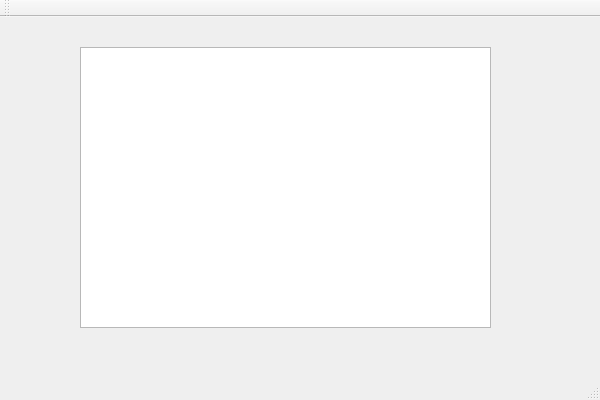
<?xml version="1.0" encoding="UTF-8"?>
<ui version="4.0">
 <class>QtKnxDesignerClass</class>
 <widget class="QMainWindow" name="QtKnxDesignerClass">
  <property name="geometry">
   <rect>
    <x>0</x>
    <y>0</y>
    <width>600</width>
    <height>400</height>
   </rect>
  </property>
  <property name="windowTitle">
   <string>QtKnxDesigner</string>
  </property>
  <widget class="QWidget" name="centralWidget">
   <widget class="QGraphicsView" name="sceneView">
    <property name="geometry">
     <rect>
      <x>80</x>
      <y>30</y>
      <width>411</width>
      <height>281</height>
     </rect>
    </property>
   </widget>
  </widget>
  <widget class="QMenuBar" name="menuBar">
   <property name="geometry">
    <rect>
     <x>0</x>
     <y>0</y>
     <width>600</width>
     <height>21</height>
    </rect>
   </property>
  </widget>
  <widget class="QToolBar" name="mainToolBar">
   <attribute name="toolBarArea">
    <enum>TopToolBarArea</enum>
   </attribute>
   <attribute name="toolBarBreak">
    <bool>false</bool>
   </attribute>
  </widget>
  <widget class="QStatusBar" name="statusBar"/>
 </widget>
 <layoutdefault spacing="6" margin="11"/>
 <resources>
  <include location="qtknxdesigner.qrc"/>
 </resources>
 <connections/>
</ui>
